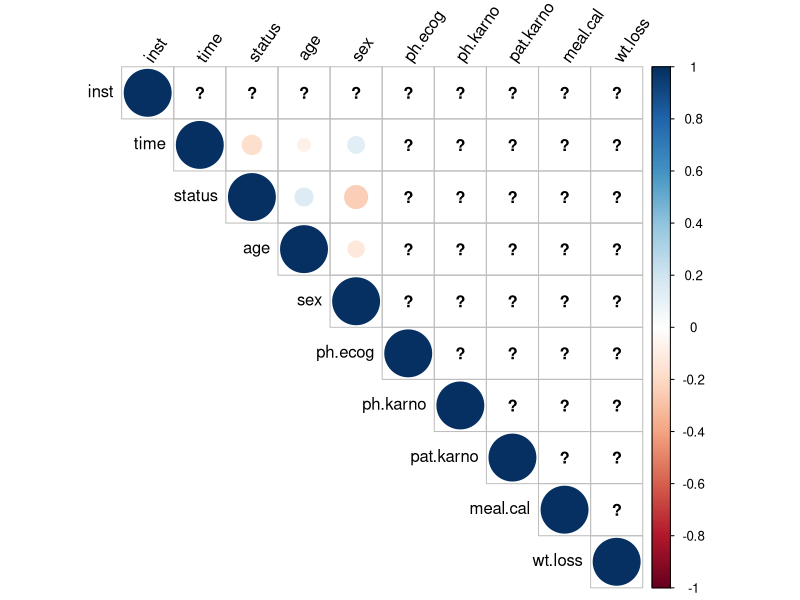
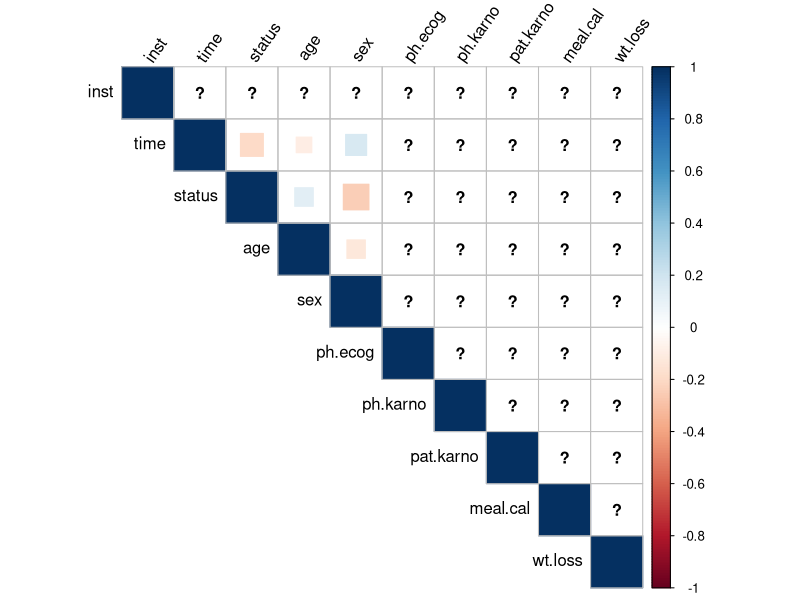
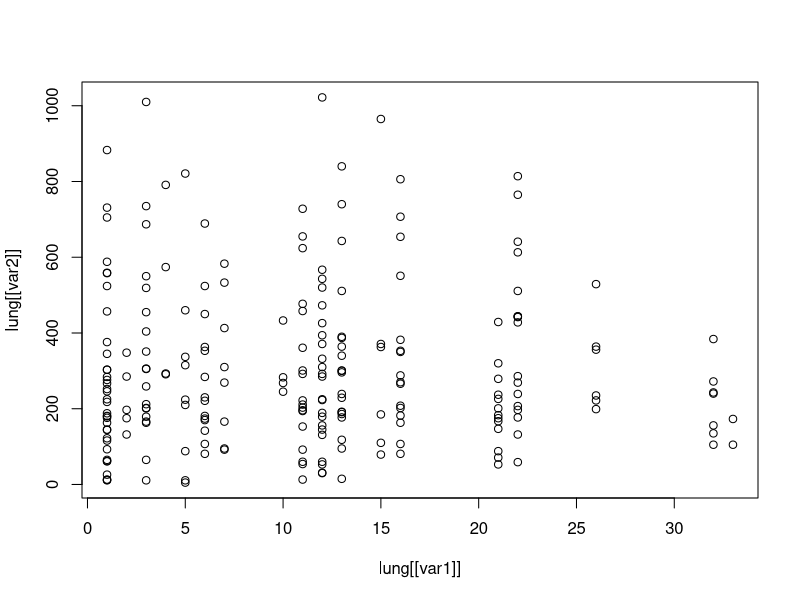
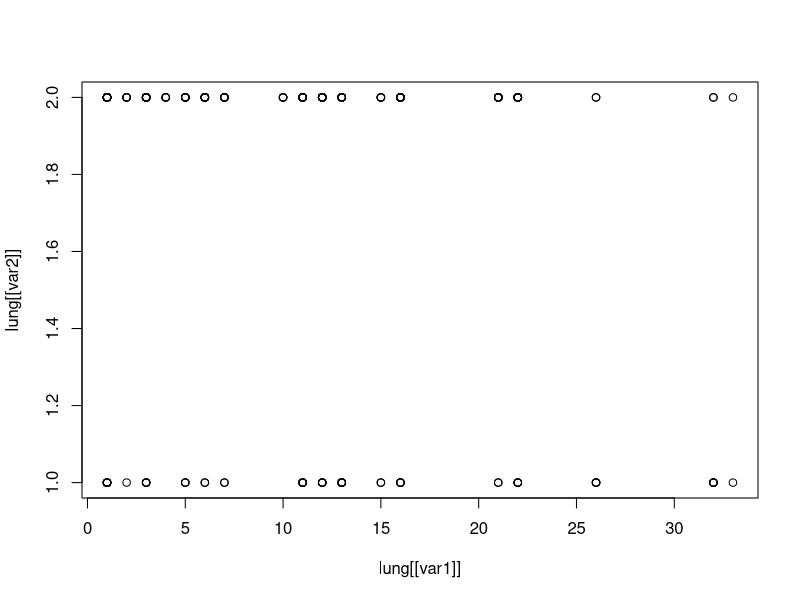
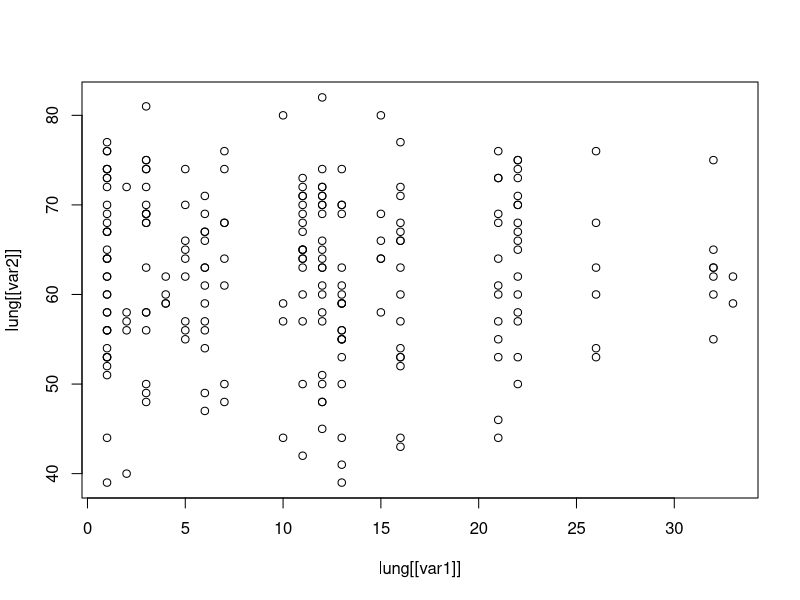
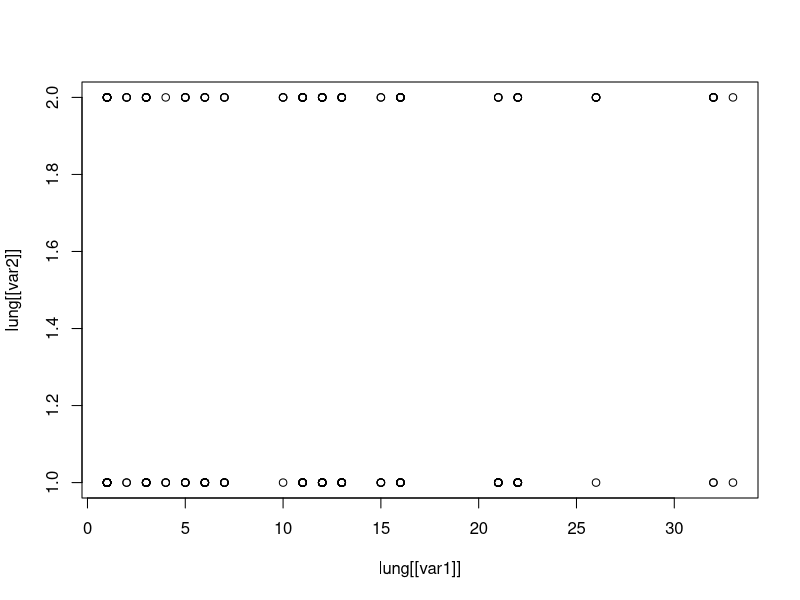
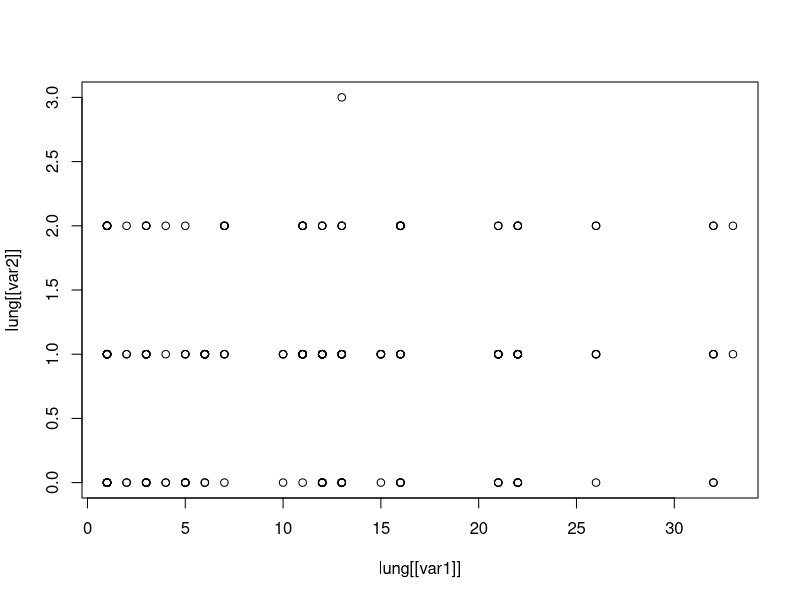
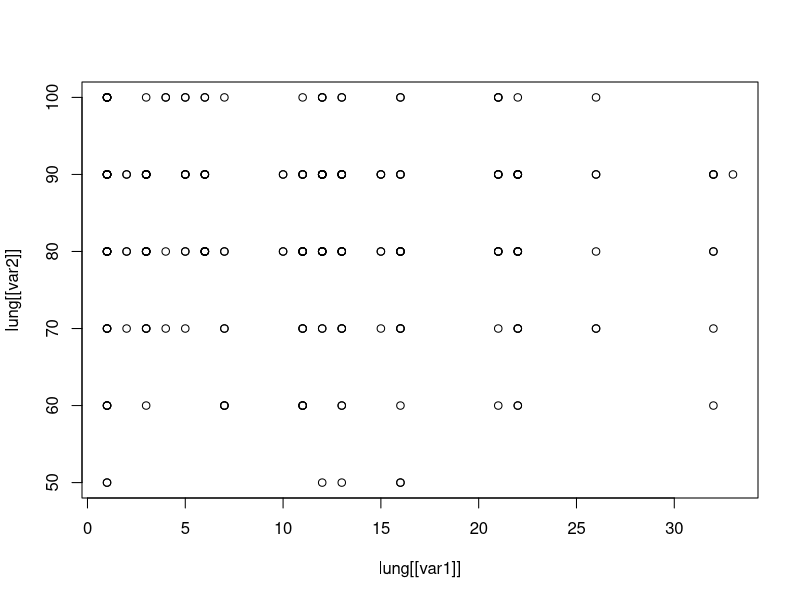

Here is the R script that generated these plots, in order:
rm(list=ls())

library(survival)

data("lung")

library(corrplot)
cor_matrix_Pearson <- cor(lung)
cor_matrix_Spearman <- cor(lung,method = "spearman")
corrplot(cor_matrix_Pearson,method = "circle",type ="upper", tl.col = "black", tl.srt = 55)

corrplot(cor_matrix_Spearman,method = "square",type ="upper", tl.col = "black", tl.srt = 55)

var_combinations <- combn(names(lung), 2)

for (i in 1:ncol(var_combinations)) {
  var1 <- var_combinations[1, i]
  var2 <- var_combinations[2, i]
  
  plot(lung[[var1]], lung[[var2]])
}

cor(lung)
corrplot(cor_matrix_Spearman,type ="upper")
cor_matrix_Spearman


